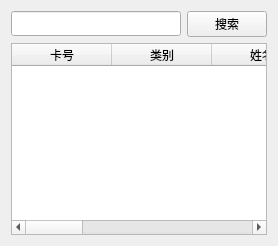
     <widget class="QWidget" name="page_cardlist">
      <layout class="QVBoxLayout" name="verticalLayout_33">
       <item>
        <layout class="QHBoxLayout" name="horizontalLayout_23">
         <item>
          <widget class="QLineEdit" name="line_search_card">
           <property name="minimumSize">
            <size>
             <width>0</width>
             <height>25</height>
            </size>
           </property>
          </widget>
         </item>
         <item>
          <widget class="QPushButton" name="btn_cardlist_search">
           <property name="minimumSize">
            <size>
             <width>0</width>
             <height>25</height>
            </size>
           </property>
           <property name="text">
            <string>搜索</string>
           </property>
          </widget>
         </item>
        </layout>
       </item>
       <item>
        <widget class="QTableWidget" name="table_cardlist">
         <property name="sizePolicy">
          <sizepolicy hsizetype="Expanding" vsizetype="Expanding">
           <horstretch>0</horstretch>
           <verstretch>0</verstretch>
          </sizepolicy>
         </property>
         <column>
          <property name="text">
           <string>卡号</string>
          </property>
         </column>
         <column>
          <property name="text">
           <string>类别</string>
          </property>
         </column>
         <column>
          <property name="text">
           <string>姓名</string>
          </property>
         </column>
         <column>
          <property name="text">
           <string>权限</string>
          </property>
         </column>
         <column>
          <property name="text">
           <string>状态</string>
          </property>
         </column>
         <column>
          <property name="text">
           <string>发卡人</string>
          </property>
         </column>
         <column>
          <property name="text">
           <string>操作</string>
          </property>
         </column>
         <column>
          <property name="text">
           <string>备注</string>
          </property>
         </column>
        </widget>
       </item>
      </layout>
     </widget>
